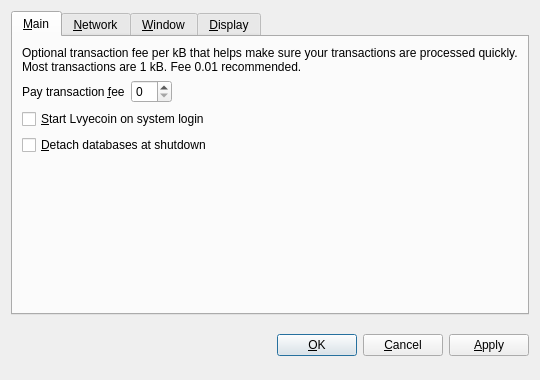
<?xml version="1.0" encoding="UTF-8"?>
<ui version="4.0">
 <class>OptionsDialog</class>
 <widget class="QDialog" name="OptionsDialog">
  <property name="geometry">
   <rect>
    <x>0</x>
    <y>0</y>
    <width>540</width>
    <height>380</height>
   </rect>
  </property>
  <property name="windowTitle">
   <string>Options</string>
  </property>
  <property name="modal">
   <bool>true</bool>
  </property>
  <layout class="QVBoxLayout" name="verticalLayout">
   <item>
    <widget class="QTabWidget" name="tabWidget">
     <property name="tabPosition">
      <enum>QTabWidget::North</enum>
     </property>
     <property name="currentIndex">
      <number>0</number>
     </property>
     <widget class="QWidget" name="tabMain">
      <attribute name="title">
       <string>&amp;Main</string>
      </attribute>
      <layout class="QVBoxLayout" name="verticalLayout_Main">
       <item>
        <widget class="QLabel" name="transactionFeeInfoLabel">
         <property name="text">
          <string>Optional transaction fee per kB that helps make sure your transactions are processed quickly. Most transactions are 1 kB. Fee 0.01 recommended.</string>
         </property>
         <property name="textFormat">
          <enum>Qt::PlainText</enum>
         </property>
         <property name="wordWrap">
          <bool>true</bool>
         </property>
        </widget>
       </item>
       <item>
        <layout class="QHBoxLayout" name="horizontalLayout_Main">
         <item>
          <widget class="QLabel" name="transactionFeeLabel">
           <property name="text">
            <string>Pay transaction &amp;fee</string>
           </property>
           <property name="textFormat">
            <enum>Qt::PlainText</enum>
           </property>
           <property name="buddy">
            <cstring>transactionFee</cstring>
           </property>
          </widget>
         </item>
         <item>
          <widget class="BitcoinAmountField" name="transactionFee"/>
         </item>
         <item>
          <spacer name="horizontalSpacer_Main">
           <property name="orientation">
            <enum>Qt::Horizontal</enum>
           </property>
           <property name="sizeHint" stdset="0">
            <size>
             <width>40</width>
             <height>20</height>
            </size>
           </property>
          </spacer>
         </item>
        </layout>
       </item>
       <item>
        <widget class="QCheckBox" name="bitcoinAtStartup">
         <property name="toolTip">
          <string>Automatically start Lvyecoin after logging in to the system.</string>
         </property>
         <property name="text">
          <string>&amp;Start Lvyecoin on system login</string>
         </property>
        </widget>
       </item>
       <item>
        <widget class="QCheckBox" name="detachDatabases">
         <property name="toolTip">
          <string>Detach block and address databases at shutdown. This means they can be moved to another data directory, but it slows down shutdown. The wallet is always detached.</string>
         </property>
         <property name="text">
          <string>&amp;Detach databases at shutdown</string>
         </property>
        </widget>
       </item>
       <item>
        <spacer name="verticalSpacer_Main">
         <property name="orientation">
          <enum>Qt::Vertical</enum>
         </property>
         <property name="sizeHint" stdset="0">
          <size>
           <width>20</width>
           <height>40</height>
          </size>
         </property>
        </spacer>
       </item>
      </layout>
     </widget>
     <widget class="QWidget" name="tabNetwork">
      <attribute name="title">
       <string>&amp;Network</string>
      </attribute>
      <layout class="QVBoxLayout" name="verticalLayout_Network">
       <item>
        <widget class="QCheckBox" name="mapPortUpnp">
         <property name="toolTip">
          <string>Automatically open the Lvyecoin client port on the router. This only works when your router supports UPnP and it is enabled.</string>
         </property>
         <property name="text">
          <string>Map port using &amp;UPnP</string>
         </property>
        </widget>
       </item>
       <item>
        <widget class="QCheckBox" name="connectSocks">
         <property name="toolTip">
          <string>Connect to the Lvyecoin network through a SOCKS proxy (e.g. when connecting through Tor).</string>
         </property>
         <property name="text">
          <string>&amp;Connect through SOCKS proxy:</string>
         </property>
        </widget>
       </item>
       <item>
        <layout class="QHBoxLayout" name="horizontalLayout_Network">
         <item>
          <widget class="QLabel" name="proxyIpLabel">
           <property name="text">
            <string>Proxy &amp;IP:</string>
           </property>
           <property name="textFormat">
            <enum>Qt::PlainText</enum>
           </property>
           <property name="buddy">
            <cstring>proxyIp</cstring>
           </property>
          </widget>
         </item>
         <item>
          <widget class="QValidatedLineEdit" name="proxyIp">
           <property name="maximumSize">
            <size>
             <width>140</width>
             <height>16777215</height>
            </size>
           </property>
           <property name="toolTip">
            <string>IP address of the proxy (e.g. 127.0.0.1)</string>
           </property>
          </widget>
         </item>
         <item>
          <widget class="QLabel" name="proxyPortLabel">
           <property name="text">
            <string>&amp;Port:</string>
           </property>
           <property name="textFormat">
            <enum>Qt::PlainText</enum>
           </property>
           <property name="buddy">
            <cstring>proxyPort</cstring>
           </property>
          </widget>
         </item>
         <item>
          <widget class="QLineEdit" name="proxyPort">
           <property name="maximumSize">
            <size>
             <width>55</width>
             <height>16777215</height>
            </size>
           </property>
           <property name="toolTip">
            <string>Port of the proxy (e.g. 9050)</string>
           </property>
          </widget>
         </item>
         <item>
          <widget class="QLabel" name="socksVersionLabel">
           <property name="text">
            <string>SOCKS &amp;Version:</string>
           </property>
           <property name="textFormat">
            <enum>Qt::PlainText</enum>
           </property>
           <property name="buddy">
            <cstring>socksVersion</cstring>
           </property>
          </widget>
         </item>
         <item>
          <widget class="QValueComboBox" name="socksVersion">
           <property name="toolTip">
            <string>SOCKS version of the proxy (e.g. 5)</string>
           </property>
          </widget>
         </item>
         <item>
          <spacer name="horizontalSpacer_Network">
           <property name="orientation">
            <enum>Qt::Horizontal</enum>
           </property>
           <property name="sizeHint" stdset="0">
            <size>
             <width>40</width>
             <height>20</height>
            </size>
           </property>
          </spacer>
         </item>
        </layout>
       </item>
       <item>
        <spacer name="verticalSpacer_Network">
         <property name="orientation">
          <enum>Qt::Vertical</enum>
         </property>
         <property name="sizeHint" stdset="0">
          <size>
           <width>20</width>
           <height>40</height>
          </size>
         </property>
        </spacer>
       </item>
      </layout>
     </widget>
     <widget class="QWidget" name="tabWindow">
      <attribute name="title">
       <string>&amp;Window</string>
      </attribute>
      <layout class="QVBoxLayout" name="verticalLayout_Window">
       <item>
        <widget class="QCheckBox" name="minimizeToTray">
         <property name="toolTip">
          <string>Show only a tray icon after minimizing the window.</string>
         </property>
         <property name="text">
          <string>&amp;Minimize to the tray instead of the taskbar</string>
         </property>
        </widget>
       </item>
       <item>
        <widget class="QCheckBox" name="minimizeOnClose">
         <property name="toolTip">
          <string>Minimize instead of exit the application when the window is closed. When this option is enabled, the application will be closed only after selecting Quit in the menu.</string>
         </property>
         <property name="text">
          <string>M&amp;inimize on close</string>
         </property>
        </widget>
       </item>
       <item>
        <spacer name="verticalSpacer_Window">
         <property name="orientation">
          <enum>Qt::Vertical</enum>
         </property>
         <property name="sizeHint" stdset="0">
          <size>
           <width>20</width>
           <height>40</height>
          </size>
         </property>
        </spacer>
       </item>
      </layout>
     </widget>
     <widget class="QWidget" name="tabDisplay">
      <attribute name="title">
       <string>&amp;Display</string>
      </attribute>
      <layout class="QVBoxLayout" name="verticalLayout_Display">
       <item>
        <layout class="QHBoxLayout" name="horizontalLayout_1_Display">
         <item>
          <widget class="QLabel" name="langLabel">
           <property name="text">
            <string>User Interface &amp;language:</string>
           </property>
           <property name="textFormat">
            <enum>Qt::PlainText</enum>
           </property>
           <property name="buddy">
            <cstring>lang</cstring>
           </property>
          </widget>
         </item>
         <item>
          <widget class="QValueComboBox" name="lang">
           <property name="toolTip">
            <string>The user interface language can be set here. This setting will take effect after restarting Lvyecoin.</string>
           </property>
          </widget>
         </item>
        </layout>
       </item>
       <item>
        <layout class="QHBoxLayout" name="horizontalLayout_2_Display">
         <item>
          <widget class="QLabel" name="unitLabel">
           <property name="text">
            <string>&amp;Unit to show amounts in:</string>
           </property>
           <property name="textFormat">
            <enum>Qt::PlainText</enum>
           </property>
           <property name="buddy">
            <cstring>unit</cstring>
           </property>
          </widget>
         </item>
         <item>
          <widget class="QValueComboBox" name="unit">
           <property name="toolTip">
            <string>Choose the default subdivision unit to show in the interface and when sending coins.</string>
           </property>
          </widget>
         </item>
        </layout>
       </item>
       <item>
        <widget class="QCheckBox" name="displayAddresses">
         <property name="toolTip">
          <string>Whether to show Lvyecoin addresses in the transaction list or not.</string>
         </property>
         <property name="text">
          <string>&amp;Display addresses in transaction list</string>
         </property>
        </widget>
       </item>
       <item>
        <spacer name="verticalSpacer_Display">
         <property name="orientation">
          <enum>Qt::Vertical</enum>
         </property>
         <property name="sizeHint" stdset="0">
          <size>
           <width>20</width>
           <height>40</height>
          </size>
         </property>
        </spacer>
       </item>
      </layout>
     </widget>
    </widget>
   </item>
   <item>
    <layout class="QHBoxLayout" name="horizontalLayout_Buttons">
     <item>
      <spacer name="horizontalSpacer_1">
       <property name="orientation">
        <enum>Qt::Horizontal</enum>
       </property>
       <property name="sizeHint" stdset="0">
        <size>
         <width>40</width>
         <height>48</height>
        </size>
       </property>
      </spacer>
     </item>
     <item>
      <widget class="QLabel" name="statusLabel">
       <property name="font">
        <font>
         <weight>75</weight>
         <bold>true</bold>
        </font>
       </property>
       <property name="text">
        <string/>
       </property>
       <property name="textFormat">
        <enum>Qt::PlainText</enum>
       </property>
       <property name="wordWrap">
        <bool>true</bool>
       </property>
      </widget>
     </item>
     <item>
      <spacer name="horizontalSpacer_2">
       <property name="orientation">
        <enum>Qt::Horizontal</enum>
       </property>
       <property name="sizeHint" stdset="0">
        <size>
         <width>40</width>
         <height>48</height>
        </size>
       </property>
      </spacer>
     </item>
     <item>
      <widget class="QPushButton" name="okButton">
       <property name="text">
        <string>&amp;OK</string>
       </property>
      </widget>
     </item>
     <item>
      <widget class="QPushButton" name="cancelButton">
       <property name="text">
        <string>&amp;Cancel</string>
       </property>
       <property name="autoDefault">
        <bool>false</bool>
       </property>
      </widget>
     </item>
     <item>
      <widget class="QPushButton" name="applyButton">
       <property name="text">
        <string>&amp;Apply</string>
       </property>
       <property name="autoDefault">
        <bool>false</bool>
       </property>
      </widget>
     </item>
    </layout>
   </item>
  </layout>
 </widget>
 <customwidgets>
  <customwidget>
   <class>BitcoinAmountField</class>
   <extends>QSpinBox</extends>
   <header>bitcoinamountfield.h</header>
  </customwidget>
  <customwidget>
   <class>QValueComboBox</class>
   <extends>QComboBox</extends>
   <header>qvaluecombobox.h</header>
  </customwidget>
  <customwidget>
   <class>QValidatedLineEdit</class>
   <extends>QLineEdit</extends>
   <header>qvalidatedlineedit.h</header>
  </customwidget>
 </customwidgets>
 <resources/>
 <connections/>
</ui>
